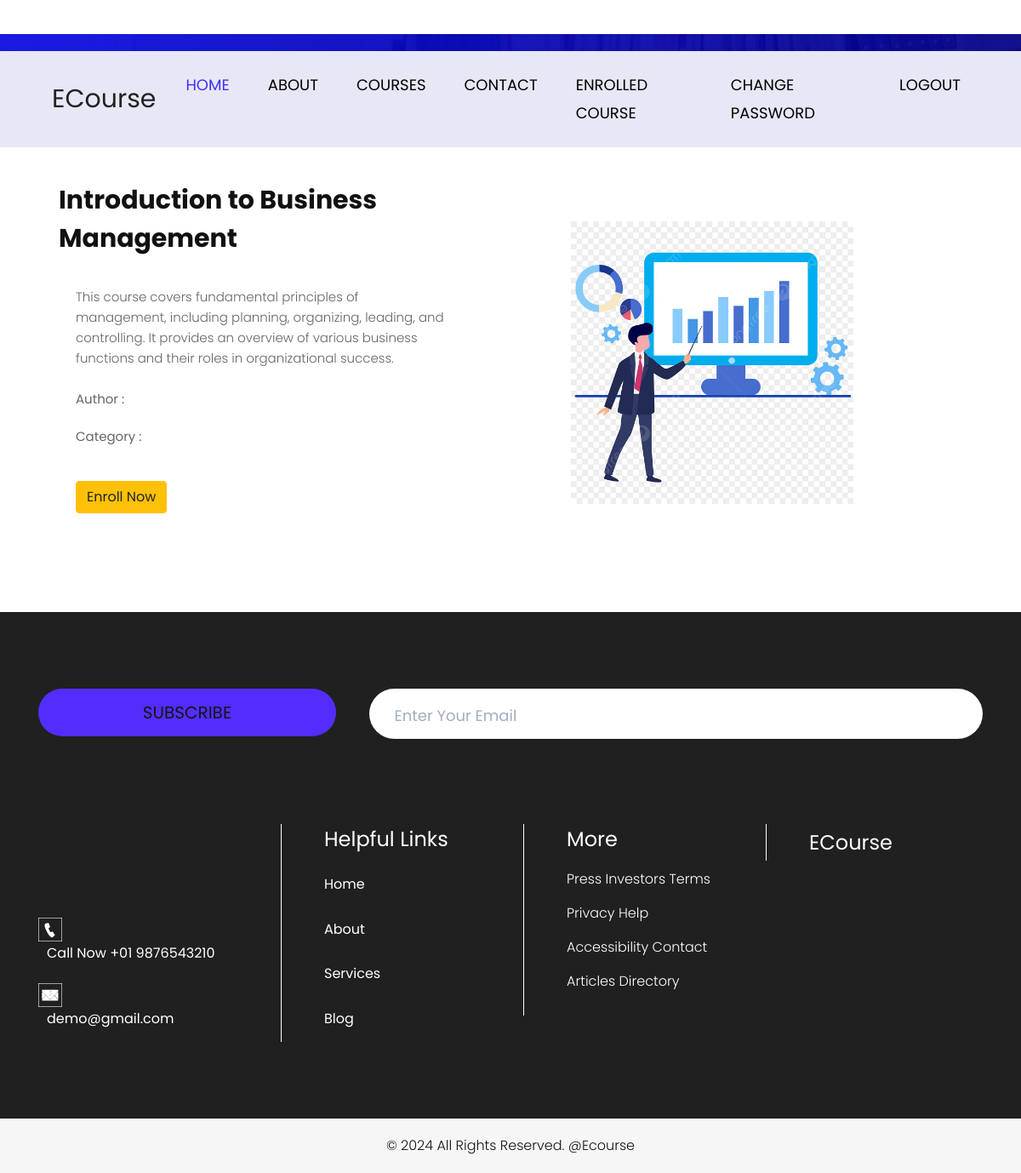
The app's page /Courses/course_detail/2 (signed in), older data.
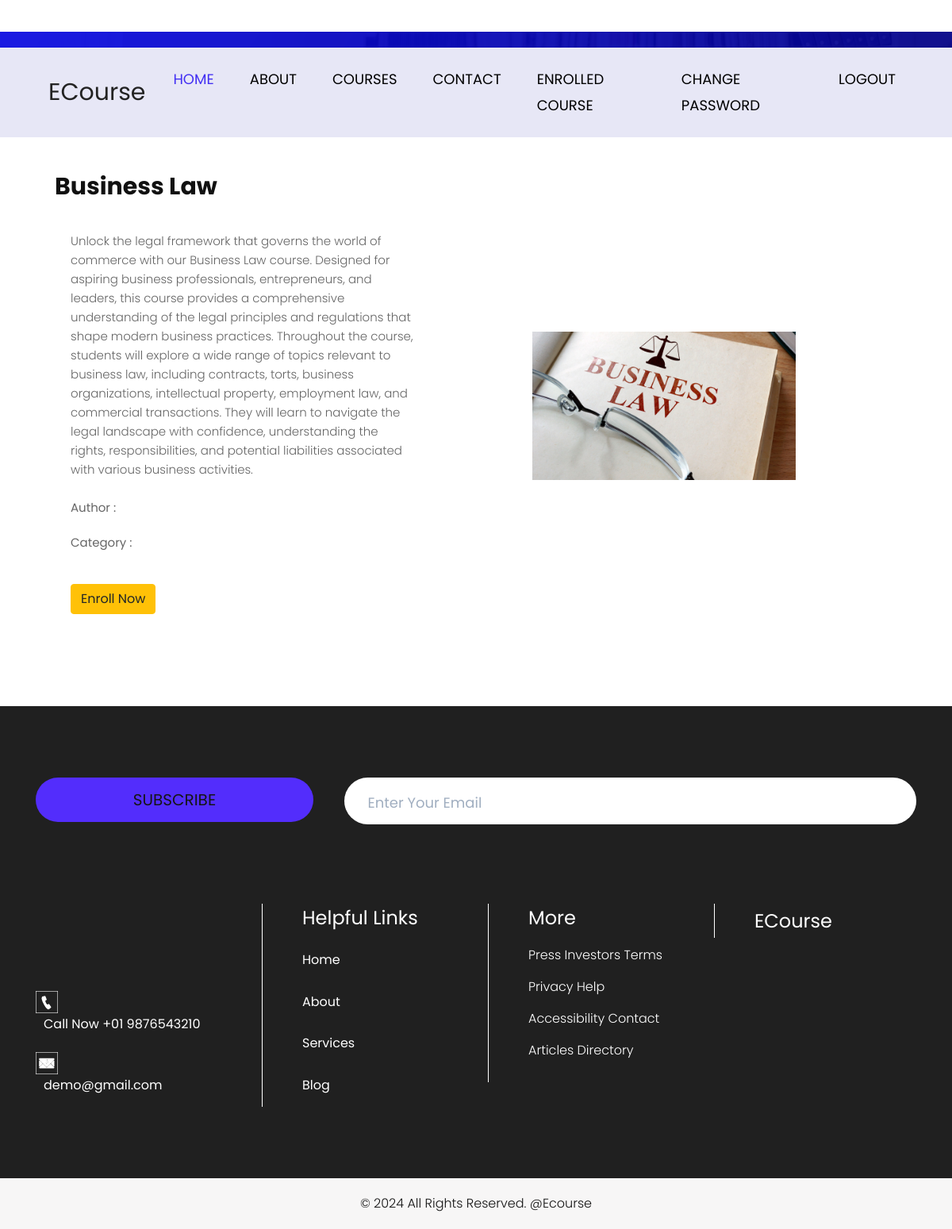
The same page, newer data.
### Courses/models.py (models this page shows, shortened)
class courses(models.Model):
    name = models.CharField(max_length=60)
    description = models.TextField()
    author = models.ForeignKey(User, on_delete = models.CASCADE)
    category = models.ManyToManyField(Categori)
    image = models.ImageField(upload_to = 'media/uploads/',blank=True, null=True)
    borrowers = models.ManyToManyField(User, related_name='entrollers_course', blank=True, null=True)

### Courses/views.py (the view, shortened to what this page needs)
# urls.py: path('course_detail/<int:id>', views.CourseDetails, name='course_details'),
@login_required
def CourseDetails(request, id, category_slug = None):
    course1 = courses.objects.get(id=id)
    data1 = courses.objects.all()
    if category_slug is not None:
        category = Categori.objects.get(slug = category_slug)
        data1 = courses.objects.filter(category = category)
    categories = Categori.objects.all()
    User = request.user
    useraccount = UserAccount.objects.filter(user=User).first()
    borrowerslist = []
    returnlist = []
    return render(request, 'course_details.html', {'course': course1, 'data': data1, 'category': categories})

### Courses/templates/course_details.html (shortened to what this page needs)
{% extends 'base.html' %}
{% load crispy_forms_tags %}
{% load static %}
{% block content %}
<div class="container mx-auto my-10">
    <div class="flex justify-between items-center px-4 py-10">
        <div class="w-1/2">
            <h1 class="text-3xl font-bold mb-4 text-black-700">{{course.name}}</h1>
            <p class="mb-4">{{course.description}}</p>
            <p><strong>Author : </strong>{{course.author}}</p>
            <p><strong>Category : </strong>
            </p>
            {% if user.is_authenticated %}
                <form method="post" action="" class="mt-3">
                    <div class="mb-3">
                        {% if request.user.is_authenticated %}
                            {% if user in course.borrowers.all %}
                            <div class="card-body">
                                <a class="card-link btn btn-warning text-decoration-none" href="{% url 'enroll' course.id %}">Complete Course</a>
                            </div>
                            {% else %}
                            <div class="card-body">
                                <a class="card-link btn btn-warning text-decoration-none" href="{% url 'enroll' course.id %}">Enroll Now</a>
                            </div>
                            {% endif %}
                        {% endif %}
                    </div>
                </form>
            {% else %}
                <p class="mt-3">
                    <a href="{% url 'login' %}" class="text-blue-500 hover:underline">Login</a> to enroll this course.
                </p>
            {% endif %}
        </div>
        <div class="w-1/2 mx-5 px-20">
            {% if course.image %}
                <img src="{{ course.image.url }}" alt="course image" class="w-auto h-auto">
            {% else %}
                <p>No image available.</p>
            {% endif %}
        </div>
    </div>
</div>
{% endblock %}

Row changes from the older to the newer data that the page shows:
changed courses: name "Introduction to Business Management" → "Business Law"; description "This course covers fundamental principles of management, including planning, organizing, leading, and controlling. It provides an overview of various business functions and their roles in organizational success." → "Unlock the legal framework that governs the world of commerce with our Business Law course. Designed for aspiring business professionals, entrepreneurs, and leaders, this course provides a comprehensive understanding of the legal principles and regulations that shape modern business practices. Throughout the course, students will explore a wide range of topics relevant to business law, including contracts, torts, business organizations, intellectual property, employment law, and commercial transactions. They will learn to navigate the legal landscape with confidence, understanding the rights, responsibilities, and potential liabilities associated with various business activities."; image: a different picture
